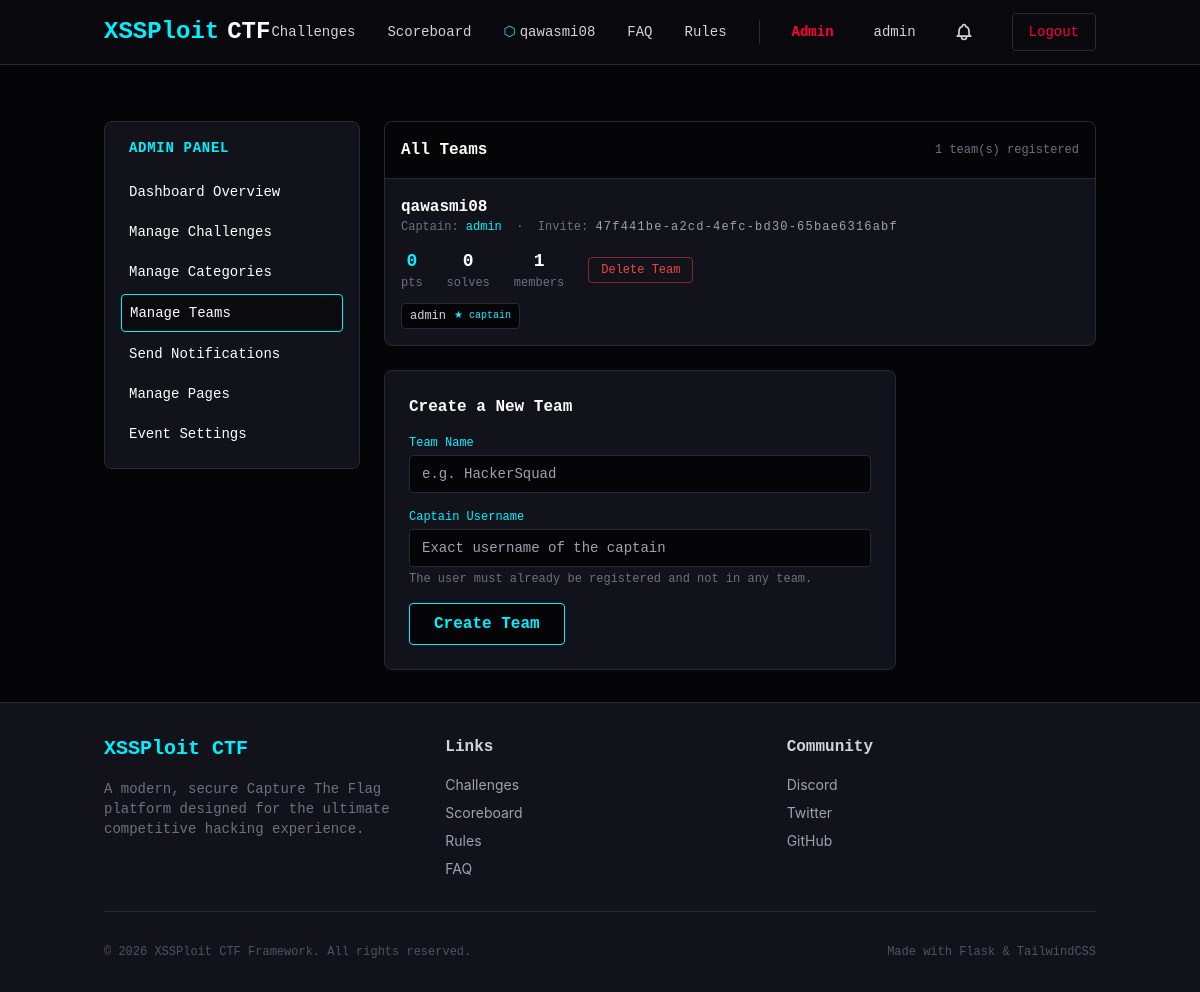
Screenshot of /admin/teams (signed in) with the database file from the repository.
### app/models/team.py (models this page shows, shortened)
class Team(db.Model):
    __tablename__ = 'teams'
    id = db.Column(db.Integer, primary_key=True)
    name = db.Column(db.String(100), unique=True, index=True, nullable=False)
    invite_code = db.Column(db.String(36), unique=True, nullable=False, default=lambda: str(uuid.uuid4()))
    captain_id = db.Column(db.Integer, db.ForeignKey('users.id'), nullable=False)
    created_at = db.Column(db.DateTime, default=datetime.utcnow)
    captain = db.relationship('User', foreign_keys=[captain_id])
    members = db.relationship('TeamMember', back_populates='team', cascade="all, delete-orphan", lazy='dynamic')
    submissions = db.relationship('Submission', back_populates='team', lazy='dynamic')
    solves = db.relationship('Solve', back_populates='team', lazy='dynamic')

class TeamMember(db.Model):
    __tablename__ = 'team_members'
    id = db.Column(db.Integer, primary_key=True)
    user_id = db.Column(db.Integer, db.ForeignKey('users.id'), nullable=False)
    team_id = db.Column(db.Integer, db.ForeignKey('teams.id'), nullable=False)
    joined_at = db.Column(db.DateTime, default=datetime.utcnow)
    __table_args__ = (db.UniqueConstraint('user_id', name='_user_team_uc'),)
    user = db.relationship('User', back_populates='team_memberships')
    team = db.relationship('Team', back_populates='members')

### app/models/user.py (models this page shows, shortened)
class User(UserMixin, db.Model):
    __tablename__ = 'users'
    id = db.Column(db.Integer, primary_key=True)
    username = db.Column(db.String(64), unique=True, index=True, nullable=False)
    email = db.Column(db.String(120), unique=True, index=True, nullable=False)
    password_hash = db.Column(db.String(256), nullable=False)
    bio = db.Column(db.String(255))
    avatar = db.Column(db.String(255))
    country = db.Column(db.String(64))
    role = db.Column(db.String(20), default='user') # 'user' or 'admin'
    is_active = db.Column(db.Boolean, default=True)
    is_verified = db.Column(db.Boolean, default=False)
    created_at = db.Column(db.DateTime, default=datetime.utcnow)
    team_memberships = db.relationship('TeamMember', back_populates='user', lazy='dynamic')
    submissions = db.relationship('Submission', back_populates='user', lazy='dynamic')
    solves = db.relationship('Solve', back_populates='user', lazy='dynamic')
    @property
    def team(self):
        membership = self.team_memberships.first()
        if membership:
            return membership.team
        return None
    def is_admin(self):
        return self.role == 'admin'

### app/blueprints/admin/__init__.py (the view, shortened to what this page needs)
@admin_bp.route('/teams', methods=['GET', 'POST'])
def manage_teams():
    from sqlalchemy import func
    form = TeamCreateAdminForm()
    teams = Team.query.order_by(Team.name).all()
    scores_raw = db.session.query(
        Solve.team_id,
        func.sum(Solve.points_awarded).label('score')
    ).group_by(Solve.team_id).all()
    from app.models import HintUnlock, Hint
    unlock_costs = db.session.query(
        HintUnlock.team_id,
        func.sum(Hint.cost).label('total_cost')
    ).join(Hint).group_by(HintUnlock.team_id).all()
    cost_map = {u.team_id: u.total_cost or 0 for u in unlock_costs if u.team_id}
    scores = {s.team_id: (s.score or 0) - cost_map.get(s.team_id, 0) for s in scores_raw}
    teams_data = []
    for t in teams:
        teams_data.append({
            'team': t,
            'members': t.members.all(),
            'score': scores.get(t.id, 0),
            'solves': t.solves.count(),
        })
    return render_template('admin/teams.html', teams_data=teams_data, form=form)

### app/forms/admin.py
class TeamCreateAdminForm(FlaskForm):
    name       = StringField('Team Name', validators=[DataRequired()])
    captain_username = StringField('Captain Username', validators=[DataRequired()])
    submit     = SubmitField('Create Team')

### app/blueprints/admin/__init__.py (called while the page is built)
@admin_bp.before_request
@admin_required
def require_admin():
    pass

### app/models/__init__.py (called while the page is built)
@login_manager.user_loader
def load_user(user_id):
    return User.query.get(int(user_id))

### app/templates/admin/teams.html (shortened to what this page needs)
{% extends "admin/index.html" %}
{% block admin_content %}
<div class="space-y-6">
    <div class="bg-cyber-card border border-cyber-border rounded-lg overflow-hidden">
        <div class="p-4 bg-cyber-darker border-b border-cyber-border flex justify-between items-center">
            <h2 class="font-mono font-bold text-white">All Teams</h2>
            <span class="text-xs text-gray-500 font-mono">{{ teams_data|length }} team(s) registered</span>
        </div>
        {% if teams_data %}
        <div class="divide-y divide-cyber-border/50">
            {% for entry in teams_data %}
            {% set t = entry.team %}
            <div class="p-4 hover:bg-cyber-darker/40 transition-colors">
                <div class="flex flex-wrap items-center justify-between gap-3 mb-3">
                    <div class="flex items-center gap-3">
                        <div>
                            <div class="font-mono font-bold text-white text-base">{{ t.name }}</div>
                            <div class="text-xs text-gray-500 font-mono">
                                Captain: <span class="text-cyber-primary">{{ t.captain.username }}</span>
                                &nbsp;·&nbsp; Invite: <span class="text-gray-400 tracking-widest">{{ t.invite_code }}</span>
                            </div>
                        </div>
                    </div>
                    <div class="flex items-center gap-6">
                        <div class="text-center">
                            <div class="text-cyber-primary font-mono font-bold text-lg">{{ entry.score }}</div>
                            <div class="text-xs text-gray-500 font-mono">pts</div>
                        </div>
                        <div class="text-center">
                            <div class="text-white font-mono font-bold text-lg">{{ entry.solves }}</div>
                            <div class="text-xs text-gray-500 font-mono">solves</div>
                        </div>
                        <div class="text-center">
                            <div class="text-white font-mono font-bold text-lg">{{ entry.members|length }}</div>
                            <div class="text-xs text-gray-500 font-mono">members</div>
                        </div>
                        <form action="/admin/teams/delete/{{ t.id }}" method="POST"
                              onsubmit="return confirm('Delete team {{ t.name }}? This cannot be undone.');">
                            <button type="submit"
                                    class="px-3 py-1 text-xs font-mono border border-red-500/50 text-red-500 hover:bg-red-500 hover:text-white rounded transition-all">
                                Delete Team
                            </button>
                        </form>
                    </div>
                </div>
                <div class="flex flex-wrap gap-2">
                    {% for m in entry.members %}
                    <div class="flex items-center gap-2 px-2 py-1 bg-cyber-darker rounded border border-cyber-border text-xs font-mono">
                        <span class="text-gray-300">{{ m.user.username }}</span>
                        {% if m.user_id == t.captain_id %}
                        <span class="text-cyber-primary text-[10px]">★ captain</span>
                        {% endif %}
                    </div>
                    {% endfor %}
                </div>
            </div>
            {% endfor %}
        </div>
        {% else %}
        <div class="px-4 py-10 text-center text-gray-500 font-mono text-sm">
            No teams have been created yet.
        </div>
        {% endif %}
    </div>
    <div class="bg-cyber-card border border-cyber-border rounded-lg p-6 max-w-lg">
        <h2 class="font-mono font-bold text-white mb-4">Create a New Team</h2>
        <form method="POST" action="/admin/teams">
            <div class="space-y-4">
                <div>
                    {{ form.name.label(class="block text-xs font-mono text-cyber-primary mb-1") }}
                    {{ form.name(class="w-full bg-cyber-darker border border-cyber-border rounded px-3 py-2 text-white outline-none focus:border-cyber-primary font-mono text-sm", placeholder="e.g. HackerSquad") }}
                </div>
                <div>
                    {{ form.captain_username.label(class="block text-xs font-mono text-cyber-primary mb-1") }}
                    {{ form.captain_username(class="w-full bg-cyber-darker border border-cyber-border rounded px-3 py-2 text-white outline-none focus:border-cyber-primary font-mono text-sm", placeholder="Exact username of the captain") }}
                    <p class="text-xs text-gray-500 mt-1 font-mono">The user must already be registered and not in any team.</p>
                </div>
                <div>
                    {{ form.submit(class="px-6 py-2 bg-cyber-darker text-cyber-primary border border-cyber-primary hover:bg-cyber-primary hover:text-cyber-dark rounded font-mono font-bold transition-all cursor-pointer") }}
                </div>
            </div>
        </form>
    </div>
</div>
{% endblock %}

### app/templates/includes/navbar.html (shortened to what this page needs)
<nav class="bg-cyber-dark/80 backdrop-blur-md border-b border-cyber-border sticky top-0 z-50">
    <div class="container mx-auto px-4">
        <div class="flex items-center justify-between h-16">
            <a href="/" class="flex items-center space-x-2">
                <span class="text-2xl font-mono font-bold text-cyber-primary neon-text">XSSPloit</span>
                <span class="text-2xl font-mono font-bold text-white">CTF</span>
            </a>
            <div class="hidden md:flex space-x-8 items-center font-mono text-sm">
                <a href="/challenges" class="hover:text-cyber-primary transition-colors">Challenges</a>
                <a href="/scoreboard" class="hover:text-cyber-primary transition-colors">Scoreboard</a>
                {% if current_user.is_authenticated %}
                    {% if current_user.team %}
                        <a href="/team/{{ current_user.team.id }}" class="hover:text-cyber-primary transition-colors flex items-center gap-1">
                            <span class="text-cyber-primary">⬡</span> {{ current_user.team.name }}
                        </a>
                    {% else %}
                        <a href="/team/" class="hover:text-cyber-primary transition-colors">Team</a>
                    {% endif %}
                {% endif %}
                <a href="/faq" class="hover:text-cyber-primary transition-colors">FAQ</a>
                <a href="/rules" class="hover:text-cyber-primary transition-colors">Rules</a>
                {% if current_user.is_authenticated %}
                    {% if current_user.is_admin() %}
                        <a href="/admin/" class="text-cyber-secondary font-bold hover:text-cyber-primary transition-colors pr-2">Admin</a>
                    {% endif %}
                    <a href="/dashboard" class="flex items-center space-x-2 hover:text-cyber-primary transition-colors">
                        <span>{{ current_user.username }}</span>
                    </a>
                    <a href="/notifications" class="relative group flex items-center justify-center w-8 h-8 rounded-full hover:bg-cyber-darker transition-colors text-gray-300 hover:text-cyber-primary">
                    </a>
                    <a href="/auth/logout" class="px-4 py-2 text-cyber-secondary border border-cyber-border hover:border-cyber-secondary hover:bg-cyber-secondary/10 rounded transition-all">Logout</a>
                {% endif %}
            </div>
        </div>
    </div>
</nav>

### app/templates/base.html (style rules this page uses)
body { color: #e2e8f0; }
.neon-text { text-shadow: 0 0 10px theme('colors.cyber.primary'), 0 0 20px theme('colors.cyber.primary'); }

### rows the page displays
Team: team.name "qawasmi08", name "qawasmi08", invite_code "47f441be-a2cd-4efc-bd30-65bae6316abf"
User: username "admin", captain.username "admin"
TeamMember: user.username "admin", shows "★ captain"

### other values shown
{{ teams_data|length }} "1"
{{ entry.score }} "0"
{{ entry.solves }} "0"
{{ entry.members|length }} "1"
